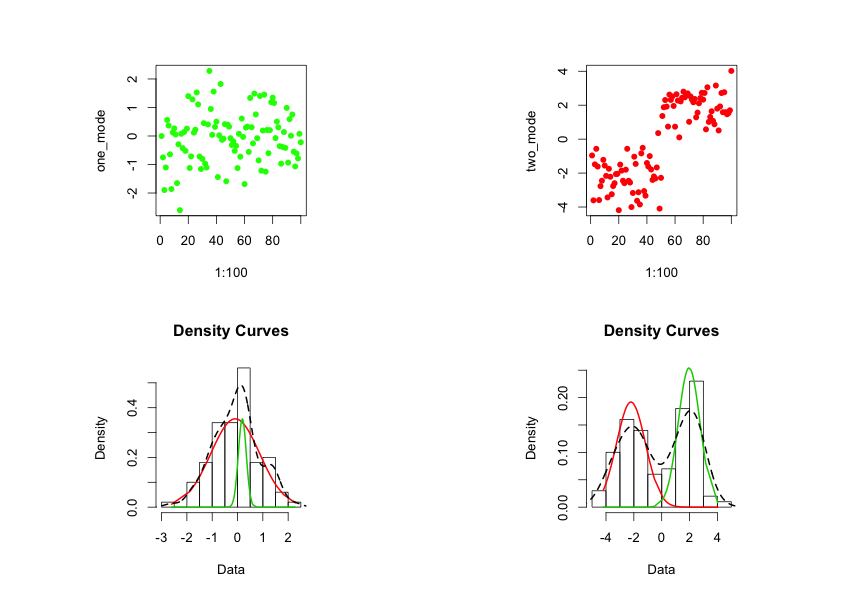

The script that drew this image:
    # Q26358
    
    one_mode <- rnorm(100, 0, 1)
    two_mode <- c(rnorm(50, -2, 1), rnorm(50, +2, 1))
    
    plot(1:100,one_mode,pch=16, col="green")
    lines(1:100,two_mode, pch=16, col="red")
    
    library(mixtools)
    
    par(mfrow=c(2,2))
    plot(1:100,one_mode,pch=16, col="green")
    plot(1:100,two_mode, pch=16, col="red")
    
    
    mixmdl = normalmixEM(one_mode)
    plot(mixmdl,which=2)
    lines(density(one_mode), lty=2, lwd=2)
    
    mixmdl_two = normalmixEM(two_mode)
    plot(mixmdl_two,which=2)
    lines(density(two_mode), lty=2, lwd=2)
    
    library(diptest)
    dip.test(one_mode)
    dip.test(two_mode)
